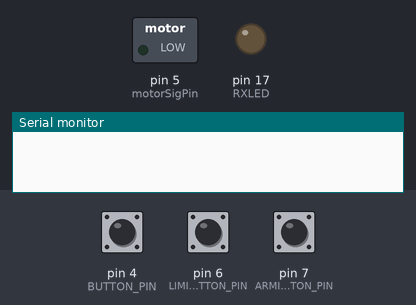
The sketch below on a simulated Arduino Uno, built with avr-gcc and run on an emulated ATmega328P. Shown: switched loads named in the sketch (green lamp = pin HIGH), output pins drawn as LEDs (lit = HIGH), the last lines printed to the serial monitor. The inputs (shaded band) are chosen by the test bench; at power-on: pin 7 (ARMING_BUTTON_PIN) HIGH, pin 4 (BUTTON_PIN) HIGH, pin 6 (LIMIT_BUTTON_PIN) HIGH.

Above: at 1.2 s.
1.3 s: pin 7 (ARMING_BUTTON_PIN) pulled LOW for 0.15 s
At 1.39 s:
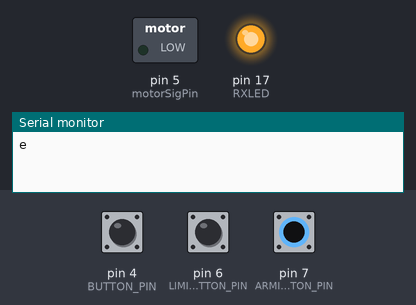
2.9 s: pin 4 (BUTTON_PIN) pulled LOW for 0.15 s
At 3.7 s:
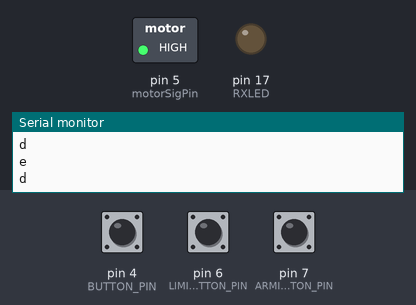
4.5 s: pin 7 (ARMING_BUTTON_PIN) pulled LOW for 1 s
At 5.0 s:
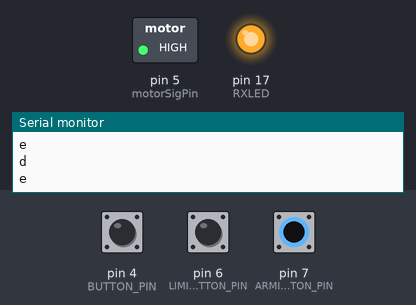
7.0 s: pin 7 (ARMING_BUTTON_PIN) pulled LOW for 3.2 s
At 8.1 s:
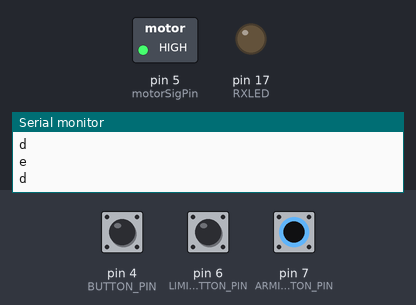
11.7 s: pin 6 (LIMIT_BUTTON_PIN) pulled LOW for 0.15 s
At 12.9 s:
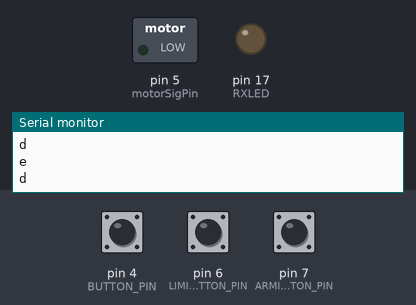
Timing chart, 0 to 14.3 s (numbered marks = the images above; inputs shaded):
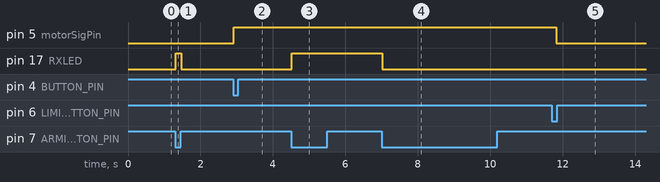

Measured:
- after the input at 1.3 s, pin 17 (RXLED): LOW → HIGH at once, → LOW 0.15 s later
- after the input at 2.9 s, pin 5 (motorSigPin): LOW → HIGH at once
- after the input at 4.5 s, pin 17 (RXLED): LOW → HIGH at once
- after the input at 7.0 s, pin 17 (RXLED): HIGH → LOW at once
- after the input at 11.7 s, pin 5 (motorSigPin): HIGH → LOW after 0.12 s

The sketch:

swipper.ino
```cpp
const int motorSigPin = 5;

#include <AceButton.h>
using namespace ace_button;

const uint8_t NUM_BTNS = 3;

const int BUTTON_PIN = 4;
const int LIMIT_BUTTON_PIN = 6;
const int ARMING_BUTTON_PIN = 7;
const int RXLED = 17;


struct Info {
  const uint8_t buttonPin;
};

Info INFOS[NUM_BTNS] = {
  {BUTTON_PIN},
  {LIMIT_BUTTON_PIN},
  {ARMING_BUTTON_PIN}
};

AceButton buttons[NUM_BTNS];

void handleEvent(AceButton*, uint8_t, uint8_t);

boolean sysNotArmed;
boolean doSwipe;
boolean swipeComplete;
char value;
boolean sendSig = false;


#include <AsyncDelay.h>

AsyncDelay delay_s;

const int nextProcessStartDelayForProcessing = 600000; // 10 min


void setup() {
  Serial.begin(115200);

  pinMode(RXLED , OUTPUT);
  digitalWrite(RXLED , LOW);

  for (uint8_t i = 0; i < NUM_BTNS; i++) {
    pinMode(INFOS[i].buttonPin, INPUT_PULLUP);
    buttons[i].init(INFOS[i].buttonPin, HIGH, i);
  }

  ButtonConfig* buttonConfig = ButtonConfig::getSystemButtonConfig();
  buttonConfig->setEventHandler(handleEvent);
  buttonConfig->setFeature(ButtonConfig::kFeatureClick);
  buttonConfig->setFeature(ButtonConfig::kFeatureLongPress);

  pinMode(motorSigPin, OUTPUT);
  digitalWrite(motorSigPin, LOW);
}


void loop() {
  for (uint8_t i = 0; i < NUM_BTNS; i++) {
    buttons[i].check();
  }

  if (Serial.available()) {
    value = Serial.read();
    if (value == '1') {
      if (!doSwipe) {
        doSwipe = true;
        swipeComplete = false;
      }
    }
  }


  if (doSwipe) {
    if (!swipeComplete) digitalWrite(motorSigPin, HIGH);
    doSwipe = false;
  }


  if (swipeComplete) {
    delay(100); // play with this value here
    digitalWrite(motorSigPin, LOW);

    delay_s.start(nextProcessStartDelayForProcessing, AsyncDelay::MILLIS);

    sendSig = true;
    swipeComplete = false;
  }

  //  Serial.println("out side loop");

  if (delay_s.isExpired() && sendSig) {
    Serial.println("s");
    sendSig = false;
  }


}


void handleEvent(AceButton* button, uint8_t eventType, uint8_t buttonState) {
  uint8_t id = button->getId();
  uint8_t buttonPin = INFOS[id].buttonPin;

  switch (eventType) {
    case AceButton::kEventClicked:
      if (buttonPin == BUTTON_PIN) {
        doSwipe = true;
        swipeComplete = false;
      }
      if (buttonPin == LIMIT_BUTTON_PIN) {
        swipeComplete = true;
      }
      if (buttonPin == ARMING_BUTTON_PIN) {
        sysNotArmed = !sysNotArmed;
        if (sysNotArmed) {
          Serial.println("e");
          digitalWrite(RXLED , HIGH);
        } else {
          Serial.println("d");
          digitalWrite(RXLED , LOW);
        }
      }
    case AceButton::kEventLongPressed:
      if (buttonPin == BUTTON_PIN) {
        doSwipe = true;
        swipeComplete = false;
      }
      if (buttonPin == LIMIT_BUTTON_PIN) {
        swipeComplete = true;
      }
      if (buttonPin == ARMING_BUTTON_PIN) {
        sysNotArmed = !sysNotArmed;
        if (sysNotArmed) {
          Serial.println("e");
          digitalWrite(RXLED , HIGH);
        } else {
          Serial.println("d");
          digitalWrite(RXLED , LOW);
        }
      }
    case AceButton::kEventPressed:
      if (buttonPin == BUTTON_PIN) {
        doSwipe = true;
        swipeComplete = false;
      }
      if (buttonPin == LIMIT_BUTTON_PIN) {
        swipeComplete = true;
      }
      if (buttonPin == ARMING_BUTTON_PIN) {
        sysNotArmed = !sysNotArmed;
        if (sysNotArmed) {
          Serial.println("e");
          digitalWrite(RXLED , HIGH);
        } else {
          Serial.println("d");
          digitalWrite(RXLED , LOW);
        }
      }
      break;
  }
}
```
